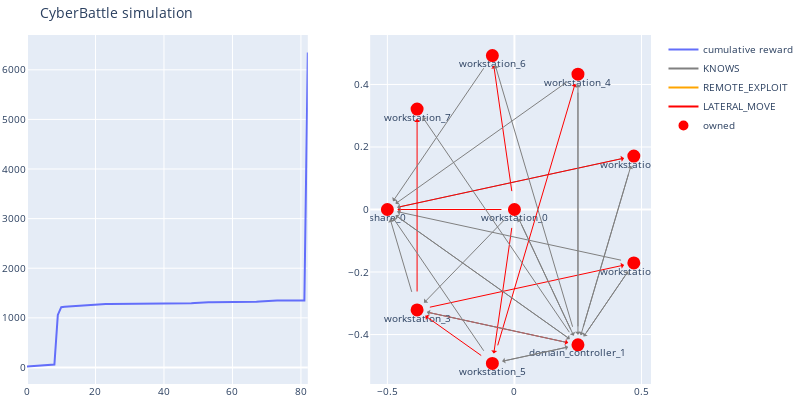

Source (notebook cell):
### Code cell
tiny = gym.make(f'ActiveDirectory-v{ngyms}')
current_o = tiny.reset()
tiny.seed(1)
wrapped_env = AgentWrapper(tiny, ActionTrackingStateAugmentation(ep, current_o))
# Use the trained agent to run the steps one by one
max_steps = 1000
# next action suggested by DQL agent
# h = []
for i in range(max_steps):
    # run the suggested action
    _, next_action, _ = l.exploit(wrapped_env, current_o)
    # h.append((tiny.get_explored_network_node_properties_bitmap_as_numpy(current_o), next_action))
    if next_action is None:
        print("No more learned moves")
        break
    current_o, _, is_done, _ = wrapped_env.step(next_action)
    if is_done:
        print("Finished simulation")
        break
tiny.render()

### Figure 1 — Plotly figure (JSON) as saved in the notebook; plotly's stock layout.template omitted (floating-point values rounded to 4 significant figures)
{"data": [{"name": "cumulative reward", "type": "scatter", "xaxis": "x", "y": [18, 24, 30, 31, 40, 46, 52, 53, 59, 1059, 1215, 1221, 1227, 1233, 1233, 1239, 1245, 1251, 1251, 1257, 1262, 1268, 1274, 1280, 1280, 1280, 1280, 1280, 1280, 1280, 1280, 1280, 1280, 1280, 1280, 1280, 1280, 1280, 1280, 1280, 1280, 1280, 1280, 1280, 1280, 1280, 1281, 1287, 1293, 1299, 1305, 1305, 1306, 1312, 1312, 1312, 1312, 1312, 1312, 1312, 1312, 1312, 1312, 1312, 1312, 1313, 1319, 1325, 1331, 1337, 1338, 1344, 1350, 1350, 1350, 1350, 1350, 1350, 1350, 1350, 1350, 1350, 6350], "yaxis": "y"}, {"line": {"color": "gray"}, "mode": "lines", "name": "KNOWS", "type": "scatter", "x": [0], "xaxis": "x2", "y": [0], "yaxis": "y2"}, {"line": {"color": "orange"}, "mode": "lines", "name": "REMOTE_EXPLOIT", "type": "scatter", "x": [0], "xaxis": "x2", "y": [0], "yaxis": "y2"}, {"line": {"color": "red"}, "mode": "lines", "name": "LATERAL_MOVE", "type": "scatter", "x": [0], "xaxis": "x2", "y": [0], "yaxis": "y2"}, {"hoverinfo": "text", "marker": {"color": "#D32F2E", "line": {"color": "rgb(255,0,0)", "width": 8}, "size": 5, "symbol": "circle-dot"}, "mode": "markers+text", "name": "owned", "text": ["workstation_0", "share_0", "workstation_3", "workstation_5", "domain_controller_1", "workstation_1", "workstation_2", "workstation_4", "workstation_6", "workstation_7"], "textposition": "bottom center", "type": "scatter", "x": [0, -0.5, -0.383, -0.08682, 0.25, 0.4698, 0.4698, 0.25, -0.08682, -0.383], "xaxis": "x2", "y": [0, -4.371e-08, -0.3214, -0.4924, -0.433, -0.171, 0.171, 0.433, 0.4924, 0.3214], "yaxis": "y2"}, {"hoverinfo": "text", "marker": {"color": "#0e9d00", "line": {"color": "rgb(0,255,0)", "width": 8}, "size": 5, "symbol": "circle-dot"}, "mode": "markers+text", "name": "discovered", "text": [], "textposition": "bottom center", "type": "scatter", "x": [], "xaxis": "x2", "y": [], "yaxis": "y2"}], "layout": {"annotations": [{"align": "center", "arrowcolor": "red", "arrowhead": 1, "arrowsize": 1, "arrowwidth": 1, "ax": 0, "axref": "x2", "ay": 0, "ayref": "y2", "hovertext": "LATERAL_MOVE", "opacity": 1, "showarrow": true, "standoff": 10, "startstandoff": 10, "x": -0.5, "xref": "x2", "y": -4.371e-08, "yref": "y2"}, {"align": "center", "arrowcolor": "gray", "arrowhead": 1, "arrowsize": 1, "arrowwidth": 1, "ax": 0, "axref": "x2", "ay": 0, "ayref": "y2", "hovertext": "KNOWS", "opacity": 1, "showarrow": true, "standoff": 10, "startstandoff": 10, "x": 0, "xref": "x2", "y": 0, "yref": "y2"}, {"align": "center", "arrowcolor": "gray", "arrowhead": 1, "arrowsize": 1, "arrowwidth": 1, "ax": 0, "axref": "x2", "ay": 0, "ayref": "y2", "hovertext": "KNOWS", "opacity": 1, "showarrow": true, "standoff": 10, "startstandoff": 10, "x": -0.383, "xref": "x2", "y": -0.3214, "yref": "y2"}, {"align": "center", "arrowcolor": "red", "arrowhead": 1, "arrowsize": 1, "arrowwidth": 1, "ax": 0, "axref": "x2", "ay": 0, "ayref": "y2", "hovertext": "LATERAL_MOVE", "opacity": 1, "showarrow": true, "standoff": 10, "startstandoff": 10, "x": -0.08682, "xref": "x2", "y": -0.4924, "yref": "y2"}, {"align": "center", "arrowcolor": "gray", "arrowhead": 1, "arrowsize": 1, "arrowwidth": 1, "ax": 0, "axref": "x2", "ay": 0, "ayref": "y2", "hovertext": "KNOWS", "opacity": 1, "showarrow": true, "standoff": 10, "startstandoff": 10, "x": 0.25, "xref": "x2", "y": -0.433, "yref": "y2"}, {"align": "center", "arrowcolor": "red", "arrowhead": 1, "arrowsize": 1, "arrowwidth": 1, "ax": 0, "axref": "x2", "ay": 0, "ayref": "y2", "hovertext": "LATERAL_MOVE", "opacity": 1, "showarrow": true, "standoff": 10, "startstandoff": 10, "x": -0.08682, "xref": "x2", "y": 0.4924, "yref": "y2"}, {"align": "center", "arrowcolor": "gray", "arrowhead": 1, "arrowsize": 1, "arrowwidth": 1, "ax": 0.4698, "axref": "x2", "ay": -0.171, "ayref": "y2", "hovertext": "KNOWS", "opacity": 1, "showarrow": true, "standoff": 10, "startstandoff": 10, "x": 0.25, "xref": "x2", "y": -0.433, "yref": "y2"}, {"align": "center", "arrowcolor": "gray", "arrowhead": 1, "arrowsize": 1, "arrowwidth": 1, "ax": 0.4698, "axref": "x2", "ay": -0.171, "ayref": "y2", "hovertext": "KNOWS", "opacity": 1, "showarrow": true, "standoff": 10, "startstandoff": 10, "x": -0.5, "xref": "x2", "y": -4.371e-08, "yref": "y2"}, {"align": "center", "arrowcolor": "gray", "arrowhead": 1, "arrowsize": 1, "arrowwidth": 1, "ax": 0.4698, "axref": "x2", "ay": 0.171, "ayref": "y2", "hovertext": "KNOWS", "opacity": 1, "showarrow": true, "standoff": 10, "startstandoff": 10, "x": -0.5, "xref": "x2", "y": -4.371e-08, "yref": "y2"}, {"align": "center", "arrowcolor": "gray", "arrowhead": 1, "arrowsize": 1, "arrowwidth": 1, "ax": 0.4698, "axref": "x2", "ay": 0.171, "ayref": "y2", "hovertext": "KNOWS", "opacity": 1, "showarrow": true, "standoff": 10, "startstandoff": 10, "x": 0.25, "xref": "x2", "y": -0.433, "yref": "y2"}, {"align": "center", "arrowcolor": "red", "arrowhead": 1, "arrowsize": 1, "arrowwidth": 1, "ax": -0.383, "axref": "x2", "ay": -0.3214, "ayref": "y2", "hovertext": "LATERAL_MOVE", "opacity": 1, "showarrow": true, "standoff": 10, "startstandoff": 10, "x": 0.25, "xref": "x2", "y": -0.433, "yref": "y2"}, {"align": "center", "arrowcolor": "gray", "arrowhead": 1, "arrowsize": 1, "arrowwidth": 1, "ax": -0.383, "axref": "x2", "ay": -0.3214, "ayref": "y2", "hovertext": "KNOWS", "opacity": 1, "showarrow": true, "standoff": 10, "startstandoff": 10, "x": -0.5, "xref": "x2", "y": -4.371e-08, "yref": "y2"}, {"align": "center", "arrowcolor": "red", "arrowhead": 1, "arrowsize": 1, "arrowwidth": 1, "ax": -0.383, "axref": "x2", "ay": -0.3214, "ayref": "y2", "hovertext": "LATERAL_MOVE", "opacity": 1, "showarrow": true, "standoff": 10, "startstandoff": 10, "x": 0.4698, "xref": "x2", "y": -0.171, "yref": "y2"}, {"align": "center", "arrowcolor": "red", "arrowhead": 1, "arrowsize": 1, "arrowwidth": 1, "ax": -0.383, "axref": "x2", "ay": -0.3214, "ayref": "y2", "hovertext": "LATERAL_MOVE", "opacity": 1, "showarrow": true, "standoff": 10, "startstandoff": 10, "x": -0.383, "xref": "x2", "y": 0.3214, "yref": "y2"}, {"align": "center", "arrowcolor": "gray", "arrowhead": 1, "arrowsize": 1, "arrowwidth": 1, "ax": 0.25, "axref": "x2", "ay": 0.433, "ayref": "y2", "hovertext": "KNOWS", "opacity": 1, "showarrow": true, "standoff": 10, "startstandoff": 10, "x": 0.25, "xref": "x2", "y": -0.433, "yref": "y2"}, {"align": "center", "arrowcolor": "gray", "arrowhead": 1, "arrowsize": 1, "arrowwidth": 1, "ax": 0.25, "axref": "x2", "ay": 0.433, "ayref": "y2", "hovertext": "KNOWS", "opacity": 1, "showarrow": true, "standoff": 10, "startstandoff": 10, "x": -0.5, "xref": "x2", "y": -4.371e-08, "yref": "y2"}, {"align": "center", "arrowcolor": "gray", "arrowhead": 1, "arrowsize": 1, "arrowwidth": 1, "ax": -0.08682, "axref": "x2", "ay": -0.4924, "ayref": "y2", "hovertext": "KNOWS", "opacity": 1, "showarrow": true, "standoff": 10, "startstandoff": 10, "x": 0.25, "xref": "x2", "y": -0.433, "yref": "y2"}, {"align": "center", "arrowcolor": "gray", "arrowhead": 1, "arrowsize": 1, "arrowwidth": 1, "ax": -0.08682, "axref": "x2", "ay": -0.4924, "ayref": "y2", "hovertext": "KNOWS", "opacity": 1, "showarrow": true, "standoff": 10, "startstandoff": 10, "x": -0.5, "xref": "x2", "y": -4.371e-08, "yref": "y2"}, {"align": "center", "arrowcolor": "red", "arrowhead": 1, "arrowsize": 1, "arrowwidth": 1, "ax": -0.08682, "axref": "x2", "ay": -0.4924, "ayref": "y2", "hovertext": "LATERAL_MOVE", "opacity": 1, "showarrow": true, "standoff": 10, "startstandoff": 10, "x": -0.383, "xref": "x2", "y": -0.3214, "yref": "y2"}, {"align": "center", "arrowcolor": "red", "arrowhead": 1, "arrowsize": 1, "arrowwidth": 1, "ax": -0.08682, "axref": "x2", "ay": -0.4924, "ayref": "y2", "hovertext": "LATERAL_MOVE", "opacity": 1, "showarrow": true, "standoff": 10, "startstandoff": 10, "x": 0.25, "xref": "x2", "y": 0.433, "yref": "y2"}, {"align": "center", "arrowcolor": "gray", "arrowhead": 1, "arrowsize": 1, "arrowwidth": 1, "ax": -0.08682, "axref": "x2", "ay": 0.4924, "ayref": "y2", "hovertext": "KNOWS", "opacity": 1, "showarrow": true, "standoff": 10, "startstandoff": 10, "x": -0.5, "xref": "x2", "y": -4.371e-08, "yref": "y2"}, {"align": "center", "arrowcolor": "gray", "arrowhead": 1, "arrowsize": 1, "arrowwidth": 1, "ax": -0.5, "axref": "x2", "ay": -4.371e-08, "ayref": "y2", "hovertext": "KNOWS", "opacity": 1, "showarrow": true, "standoff": 10, "startstandoff": 10, "x": 0.25, "xref": "x2", "y": -0.433, "yref": "y2"}, {"align": "center", "arrowcolor": "gray", "arrowhead": 1, "arrowsize": 1, "arrowwidth": 1, "ax": -0.5, "axref": "x2", "ay": -4.371e-08, "ayref": "y2", "hovertext": "KNOWS", "opacity": 1, "showarrow": true, "standoff": 10, "startstandoff": 10, "x": -0.5, "xref": "x2", "y": -4.371e-08, "yref": "y2"}, {"align": "center", "arrowcolor": "red", "arrowhead": 1, "arrowsize": 1, "arrowwidth": 1, "ax": -0.5, "axref": "x2", "ay": -4.371e-08, "ayref": "y2", "hovertext": "LATERAL_MOVE", "opacity": 1, "showarrow": true, "standoff": 10, "startstandoff": 10, "x": 0.4698, "xref": "x2", "y": 0.171, "yref": "y2"}, {"align": "center", "arrowcolor": "gray", "arrowhead": 1, "arrowsize": 1, "arrowwidth": 1, "ax": 0.25, "axref": "x2", "ay": -0.433, "ayref": "y2", "hovertext": "KNOWS", "opacity": 1, "showarrow": true, "standoff": 10, "startstandoff": 10, "x": -0.5, "xref": "x2", "y": -4.371e-08, "yref": "y2"}, {"align": "center", "arrowcolor": "gray", "arrowhead": 1, "arrowsize": 1, "arrowwidth": 1, "ax": 0.25, "axref": "x2", "ay": -0.433, "ayref": "y2", "hovertext": "KNOWS", "opacity": 1, "showarrow": true, "standoff": 10, "startstandoff": 10, "x": 0, "xref": "x2", "y": 0, "yref": "y2"}, {"align": "center", "arrowcolor": "gray", "arrowhead": 1, "arrowsize": 1, "arrowwidth": 1, "ax": 0.25, "axref": "x2", "ay": -0.433, "ayref": "y2", "hovertext": "KNOWS", "opacity": 1, "showarrow": true, "standoff": 10, "startstandoff": 10, "x": 0.4698, "xref": "x2", "y": -0.171, "yref": "y2"}, {"align": "center", "arrowcolor": "gray", "arrowhead": 1, "arrowsize": 1, "arrowwidth": 1, "ax": 0.25, "axref": "x2", "ay": -0.433, "ayref": "y2", "hovertext": "KNOWS", "opacity": 1, "showarrow": true, "standoff": 10, "startstandoff": 10, "x": 0.4698, "xref": "x2", "y": 0.171, "yref": "y2"}, {"align": "center", "arrowcolor": "gray", "arrowhead": 1, "arrowsize": 1, "arrowwidth": 1, "ax": 0.25, "axref": "x2", "ay": -0.433, "ayref": "y2", "hovertext": "KNOWS", "opacity": 1, "showarrow": true, "standoff": 10, "startstandoff": 10, "x": -0.383, "xref": "x2", "y": -0.3214, "yref": "y2"}, {"align": "center", "arrowcolor": "gray", "arrowhead": 1, "arrowsize": 1, "arrowwidth": 1, "ax": 0.25, "axref": "x2", "ay": -0.433, "ayref": "y2", "hovertext": "KNOWS", "opacity": 1, "showarrow": true, "standoff": 10, "startstandoff": 10, "x": 0.25, "xref": "x2", "y": 0.433, "yref": "y2"}, {"align": "center", "arrowcolor": "gray", "arrowhead": 1, "arrowsize": 1, "arrowwidth": 1, "ax": 0.25, "axref": "x2", "ay": -0.433, "ayref": "y2", "hovertext": "KNOWS", "opacity": 1, "showarrow": true, "standoff": 10, "startstandoff": 10, "x": -0.08682, "xref": "x2", "y": -0.4924, "yref": "y2"}, {"align": "center", "arrowcolor": "gray", "arrowhead": 1, "arrowsize": 1, "arrowwidth": 1, "ax": 0.25, "axref": "x2", "ay": -0.433, "ayref": "y2", "hovertext": "KNOWS", "opacity": 1, "showarrow": true, "standoff": 10, "startstandoff": 10, "x": -0.08682, "xref": "x2", "y": 0.4924, "yref": "y2"}, {"align": "center", "arrowcolor": "gray", "arrowhead": 1, "arrowsize": 1, "arrowwidth": 1, "ax": 0.25, "axref": "x2", "ay": -0.433, "ayref": "y2", "hovertext": "KNOWS", "opacity": 1, "showarrow": true, "standoff": 10, "startstandoff": 10, "x": -0.383, "xref": "x2", "y": 0.3214, "yref": "y2"}, {"align": "center", "arrowcolor": "gray", "arrowhead": 1, "arrowsize": 1, "arrowwidth": 1, "ax": 0.25, "axref": "x2", "ay": -0.433, "ayref": "y2", "hovertext": "KNOWS", "opacity": 1, "showarrow": true, "standoff": 10, "startstandoff": 10, "x": 0.25, "xref": "x2", "y": -0.433, "yref": "y2"}], "autosize": false, "font": {"size": 10}, "height": 400, "hovermode": "closest", "margin": {"b": 15, "l": 2, "r": 2, "t": 35}, "showlegend": true, "title": {"text": "CyberBattle simulation"}, "width": 800, "xaxis": {"anchor": "y", "autorange": true, "domain": [0, 0.45], "range": [0, 82]}, "xaxis2": {"anchor": "y2", "autorange": true, "domain": [0.55, 1], "range": [-0.5677, 0.5375], "type": "linear"}, "yaxis": {"anchor": "x", "autorange": true, "domain": [0, 1], "range": [-333.8, 6702.0], "type": "linear"}, "yaxis2": {"anchor": "x2", "autorange": true, "domain": [0, 1], "range": [-0.5582, 0.5582], "type": "linear"}}}
